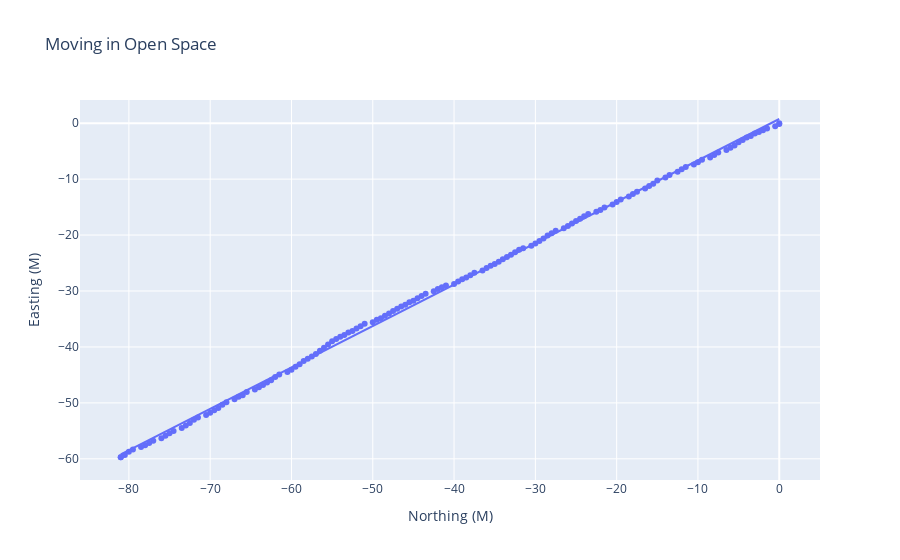

Notebook code cell kept with this figure:
### Markdown cell above
# Mean square error - 0.999056

Can be seen by hovering over the line in the plot
***

### Code cell
# Scatter plot of nothing vs easting along with the best fit line

fig = px.scatter(gps_df_wa, x="modified_northing", y="modified_easting",trendline='ols', labels={"modified_northing":"Northing (M)","modified_easting": "Easting (M)"}, title="Moving in Open Space")
fig.show()

### Figure 1 — Plotly figure (JSON) as saved in the notebook; plotly's stock layout.template omitted (floating-point values rounded to 4 significant figures; data arrays with more than 128 entries replaced by an {"elided": "..."} marker saying what was removed)
{"data": [{"hovertemplate": "Northing (M)=%{x}<br>Easting (M)=%{y}<extra></extra>", "legendgroup": "", "marker": {"color": "#636efa", "symbol": "circle"}, "mode": "markers", "name": "", "orientation": "v", "showlegend": false, "type": "scatter", "x": {"elided": "142 float values"}, "xaxis": "x", "y": {"elided": "142 float values"}, "yaxis": "y"}, {"hovertemplate": "<b>OLS trendline</b><br>modified_easting = 0.740382 * modified_northing + 0.74878<br>R<sup>2</sup>=0.999056<br><br>Northing (M)=%{x}<br>Easting (M)=%{y} <b>(trend)</b><extra></extra>", "legendgroup": "", "marker": {"color": "#636efa", "symbol": "circle"}, "mode": "lines", "name": "", "showlegend": false, "type": "scatter", "x": {"elided": "142 float values"}, "xaxis": "x", "y": {"elided": "142 float values"}, "yaxis": "y"}], "layout": {"legend": {"tracegroupgap": 0}, "title": {"text": "Moving in Open Space"}, "xaxis": {"anchor": "y", "domain": [0, 1], "title": {"text": "Northing (M)"}}, "yaxis": {"anchor": "x", "domain": [0, 1], "title": {"text": "Easting (M)"}}}}
